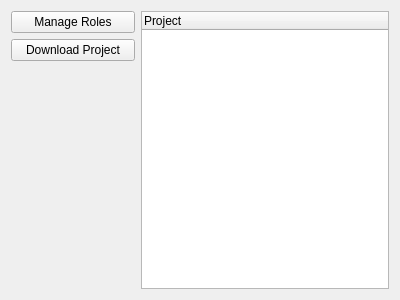
<?xml version="1.0" encoding="UTF-8"?>
<ui version="4.0">
 <class>Form</class>
 <widget class="QWidget" name="Form">
  <property name="geometry">
   <rect>
    <x>0</x>
    <y>0</y>
    <width>400</width>
    <height>300</height>
   </rect>
  </property>
  <property name="windowTitle">
   <string>Form</string>
  </property>
  <layout class="QHBoxLayout" name="formLayout" stretch="1,2">
   <item>
    <widget class="QWidget" name="verticalLayoutWidget" native="true">
     <layout class="QVBoxLayout" name="verticalLayout" stretch="1,1,0">
      <property name="leftMargin">
       <number>0</number>
      </property>
      <property name="topMargin">
       <number>0</number>
      </property>
      <property name="rightMargin">
       <number>0</number>
      </property>
      <property name="bottomMargin">
       <number>11</number>
      </property>
      <item>
       <widget class="QPushButton" name="rolesButton">
        <property name="text">
         <string>Manage Roles</string>
        </property>
       </widget>
      </item>
      <item>
       <widget class="QPushButton" name="downloadButton">
        <property name="text">
         <string>Download Project</string>
        </property>
       </widget>
      </item>
      <item>
       <spacer name="verticalSpacer">
        <property name="orientation">
         <enum>Qt::Vertical</enum>
        </property>
        <property name="sizeHint" stdset="0">
         <size>
          <width>20</width>
          <height>211</height>
         </size>
        </property>
       </spacer>
      </item>
     </layout>
    </widget>
   </item>
   <item>
    <widget class="QTreeWidget" name="treeWidget">
     <column>
      <property name="text">
       <string>Project</string>
      </property>
     </column>
    </widget>
   </item>
  </layout>
  <zorder>treeWidget</zorder>
  <zorder>verticalLayoutWidget</zorder>
 </widget>
 <resources/>
 <connections/>
</ui>
